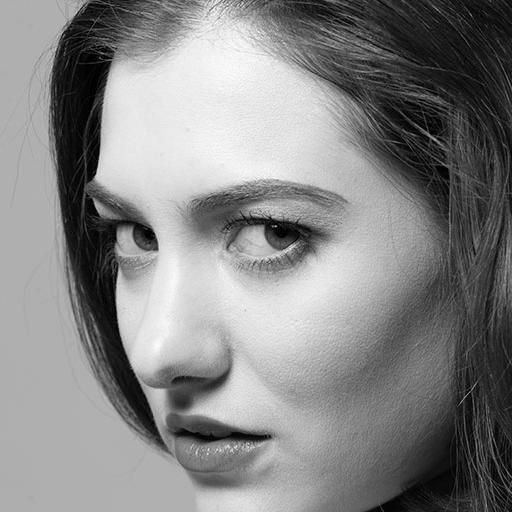
%> input picture Lab1/face.jpg, 512 x 512 px
$ octave Sampling.m   (GNU Octave 9; MATLAB toolbox functions it lacks are replaced by stand-ins)
%> lines starting %> are read from the running program, lines starting %| are printed output that depends on the picture
clc; %清楚命令行%
close all; %关闭图形图像%
clear all; %清楚工作区中的变量%
I=imread('face.jpg'); %读取图片%
%> I is the input picture: size 512x512 uint8; min 0, max 255, mean 133.3
%采样%
I2=I(1:2:end,1:2:end); %每2位采样1位%
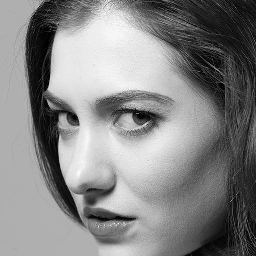
%> I2: size 256x256 uint8; min 0, max 255, mean 133.3
I3=I(1:4:end,1:4:end); %每4位采样1位%
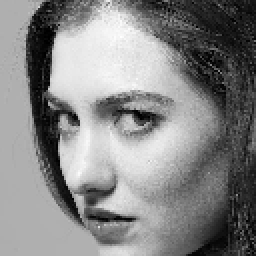
%> I3: size 128x128 uint8 (shown 2 times larger); min 0, max 255, mean 133.4
I4=I(1:8:end,1:8:end); %每8位采样1位%
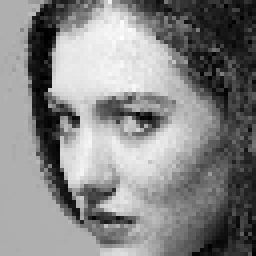
%> I4: size 64x64 uint8 (shown 4 times larger); min 0, max 255, mean 133.8
%显示图像%
figure;
subplot(2,2,1),imshow(I),title('实验人：赵奕翔'),xlabel('(a) 512×512');
subplot(2,2,2),imshow(I2),title('实验人：赵奕翔'),xlabel('(b) 256×256');
subplot(2,2,3),imshow(I3),title('实验人：赵奕翔'),xlabel('(c) 128×128');
subplot(2,2,4),imshow(I4),title('实验人：赵奕翔'),xlabel('(d) 64×64');
